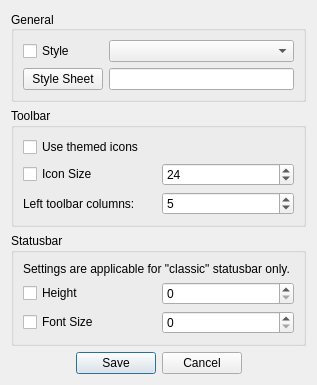
<?xml version="1.0" encoding="UTF-8"?>
<ui version="4.0">
 <class>LC_WidgetOptionsDialog</class>
 <widget class="QDialog" name="LC_WidgetOptionsDialog">
  <property name="geometry">
   <rect>
    <x>0</x>
    <y>0</y>
    <width>316</width>
    <height>346</height>
   </rect>
  </property>
  <property name="sizePolicy">
   <sizepolicy hsizetype="Preferred" vsizetype="Preferred">
    <horstretch>0</horstretch>
    <verstretch>0</verstretch>
   </sizepolicy>
  </property>
  <property name="windowTitle">
   <string>Widget Options</string>
  </property>
  <layout class="QGridLayout" name="gridLayout_4">
   <item row="0" column="0">
    <widget class="QFrame" name="frame">
     <property name="frameShape">
      <enum>QFrame::NoFrame</enum>
     </property>
     <property name="frameShadow">
      <enum>QFrame::Sunken</enum>
     </property>
     <property name="lineWidth">
      <number>1</number>
     </property>
     <layout class="QGridLayout" name="gridLayout">
      <property name="leftMargin">
       <number>0</number>
      </property>
      <property name="topMargin">
       <number>0</number>
      </property>
      <property name="rightMargin">
       <number>0</number>
      </property>
      <property name="bottomMargin">
       <number>0</number>
      </property>
      <item row="2" column="0">
       <widget class="QGroupBox" name="groupBox_2">
        <property name="sizePolicy">
         <sizepolicy hsizetype="Preferred" vsizetype="Maximum">
          <horstretch>0</horstretch>
          <verstretch>0</verstretch>
         </sizepolicy>
        </property>
        <property name="title">
         <string>Statusbar</string>
        </property>
        <layout class="QGridLayout" name="gridLayout_5">
         <item row="1" column="1">
          <widget class="QSpinBox" name="statusbar_height_spinbox"/>
         </item>
         <item row="1" column="0">
          <widget class="QCheckBox" name="statusbar_height_checkbox">
           <property name="text">
            <string>Height</string>
           </property>
          </widget>
         </item>
         <item row="2" column="0">
          <widget class="QCheckBox" name="statusbar_fontsize_checkbox">
           <property name="text">
            <string>Font Size</string>
           </property>
          </widget>
         </item>
         <item row="2" column="1">
          <widget class="QSpinBox" name="statusbar_fontsize_spinbox"/>
         </item>
         <item row="0" column="0" colspan="2">
          <widget class="QLabel" name="label_2">
           <property name="toolTip">
            <string>lClassicStatusBarOnly</string>
           </property>
           <property name="text">
            <string>Settings are applicable for &quot;classic&quot; statusbar only. </string>
           </property>
          </widget>
         </item>
        </layout>
       </widget>
      </item>
      <item row="0" column="0">
       <widget class="QGroupBox" name="groupBox_3">
        <property name="sizePolicy">
         <sizepolicy hsizetype="Preferred" vsizetype="Maximum">
          <horstretch>0</horstretch>
          <verstretch>0</verstretch>
         </sizepolicy>
        </property>
        <property name="title">
         <string>General</string>
        </property>
        <property name="alignment">
         <set>Qt::AlignLeading|Qt::AlignLeft|Qt::AlignVCenter</set>
        </property>
        <property name="flat">
         <bool>false</bool>
        </property>
        <property name="checkable">
         <bool>false</bool>
        </property>
        <layout class="QGridLayout" name="gridLayout_6" columnstretch="0,0">
         <property name="sizeConstraint">
          <enum>QLayout::SetDefaultConstraint</enum>
         </property>
         <property name="leftMargin">
          <number>9</number>
         </property>
         <property name="topMargin">
          <number>9</number>
         </property>
         <property name="rightMargin">
          <number>9</number>
         </property>
         <property name="bottomMargin">
          <number>9</number>
         </property>
         <property name="horizontalSpacing">
          <number>6</number>
         </property>
         <item row="1" column="0">
          <widget class="QPushButton" name="stylesheet_button">
           <property name="sizePolicy">
            <sizepolicy hsizetype="Maximum" vsizetype="Minimum">
             <horstretch>0</horstretch>
             <verstretch>0</verstretch>
            </sizepolicy>
           </property>
           <property name="text">
            <string>Style Sheet</string>
           </property>
          </widget>
         </item>
         <item row="0" column="1">
          <widget class="QComboBox" name="style_combobox">
           <property name="sizePolicy">
            <sizepolicy hsizetype="Minimum" vsizetype="Fixed">
             <horstretch>0</horstretch>
             <verstretch>0</verstretch>
            </sizepolicy>
           </property>
           <property name="minimumSize">
            <size>
             <width>150</width>
             <height>0</height>
            </size>
           </property>
          </widget>
         </item>
         <item row="0" column="0">
          <widget class="QCheckBox" name="style_checkbox">
           <property name="sizePolicy">
            <sizepolicy hsizetype="Minimum" vsizetype="Minimum">
             <horstretch>0</horstretch>
             <verstretch>0</verstretch>
            </sizepolicy>
           </property>
           <property name="text">
            <string>Style</string>
           </property>
           <property name="tristate">
            <bool>false</bool>
           </property>
          </widget>
         </item>
         <item row="1" column="1">
          <widget class="QLineEdit" name="stylesheet_field">
           <property name="sizePolicy">
            <sizepolicy hsizetype="Preferred" vsizetype="Fixed">
             <horstretch>2</horstretch>
             <verstretch>0</verstretch>
            </sizepolicy>
           </property>
           <property name="minimumSize">
            <size>
             <width>150</width>
             <height>0</height>
            </size>
           </property>
           <property name="toolTip">
            <string>Input the path of a Qt style sheet.</string>
           </property>
          </widget>
         </item>
        </layout>
       </widget>
      </item>
      <item row="1" column="0">
       <widget class="QGroupBox" name="groupBox">
        <property name="sizePolicy">
         <sizepolicy hsizetype="Preferred" vsizetype="Maximum">
          <horstretch>0</horstretch>
          <verstretch>0</verstretch>
         </sizepolicy>
        </property>
        <property name="title">
         <string>Toolbar</string>
        </property>
        <layout class="QGridLayout" name="gridLayout_2">
         <item row="0" column="0">
          <widget class="QCheckBox" name="theme_checkbox">
           <property name="text">
            <string>Use themed icons</string>
           </property>
          </widget>
         </item>
         <item row="1" column="0">
          <widget class="QCheckBox" name="toolbar_icon_size_checkbox">
           <property name="sizePolicy">
            <sizepolicy hsizetype="Preferred" vsizetype="Fixed">
             <horstretch>0</horstretch>
             <verstretch>0</verstretch>
            </sizepolicy>
           </property>
           <property name="text">
            <string>Icon Size</string>
           </property>
          </widget>
         </item>
         <item row="1" column="1">
          <widget class="QSpinBox" name="toolbar_icon_size_spinbox">
           <property name="sizePolicy">
            <sizepolicy hsizetype="Preferred" vsizetype="Fixed">
             <horstretch>0</horstretch>
             <verstretch>0</verstretch>
            </sizepolicy>
           </property>
           <property name="toolTip">
            <string>Side length in pixels</string>
           </property>
           <property name="minimum">
            <number>8</number>
           </property>
           <property name="maximum">
            <number>150</number>
           </property>
           <property name="value">
            <number>24</number>
           </property>
          </widget>
         </item>
         <item row="2" column="0">
          <widget class="QLabel" name="label">
           <property name="text">
            <string>Left toolbar columns:</string>
           </property>
          </widget>
         </item>
         <item row="2" column="1">
          <widget class="QSpinBox" name="left_toobar_columns_spinbox">
           <property name="toolTip">
            <string>Number of columns for actions in left toolbar.</string>
           </property>
           <property name="minimum">
            <number>4</number>
           </property>
           <property name="maximum">
            <number>8</number>
           </property>
           <property name="value">
            <number>5</number>
           </property>
          </widget>
         </item>
        </layout>
       </widget>
      </item>
     </layout>
    </widget>
   </item>
   <item row="1" column="0">
    <widget class="QDialogButtonBox" name="buttonBox">
     <property name="standardButtons">
      <set>QDialogButtonBox::Cancel|QDialogButtonBox::Save</set>
     </property>
     <property name="centerButtons">
      <bool>true</bool>
     </property>
    </widget>
   </item>
  </layout>
 </widget>
 <resources/>
 <connections>
  <connection>
   <sender>buttonBox</sender>
   <signal>accepted()</signal>
   <receiver>LC_WidgetOptionsDialog</receiver>
   <slot>accept()</slot>
   <hints>
    <hint type="sourcelabel">
     <x>107</x>
     <y>249</y>
    </hint>
    <hint type="destinationlabel">
     <x>89</x>
     <y>220</y>
    </hint>
   </hints>
  </connection>
  <connection>
   <sender>buttonBox</sender>
   <signal>rejected()</signal>
   <receiver>LC_WidgetOptionsDialog</receiver>
   <slot>reject()</slot>
   <hints>
    <hint type="sourcelabel">
     <x>189</x>
     <y>249</y>
    </hint>
    <hint type="destinationlabel">
     <x>256</x>
     <y>184</y>
    </hint>
   </hints>
  </connection>
 </connections>
</ui>
